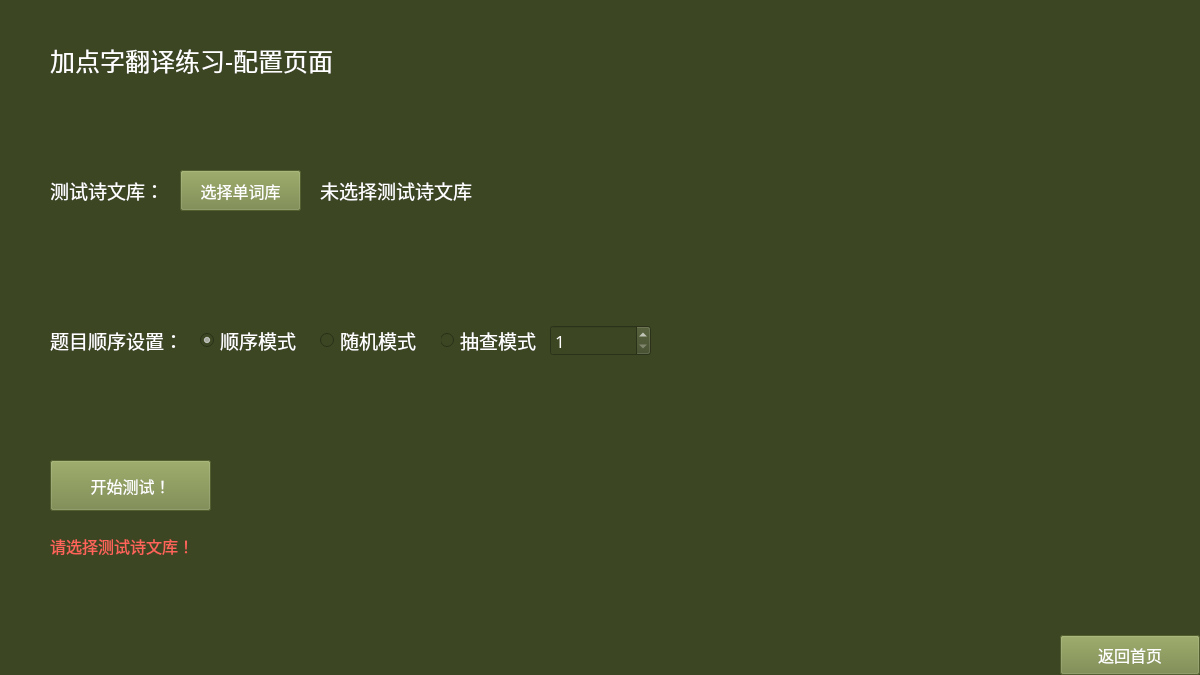
<?xml version="1.0" encoding="UTF-8"?>
<ui version="4.0">
 <class>TranWordMenu</class>
 <widget class="QFrame" name="TranWordMenu">
  <property name="geometry">
   <rect>
    <x>0</x>
    <y>0</y>
    <width>1200</width>
    <height>675</height>
   </rect>
  </property>
  <property name="windowTitle">
   <string>Frame</string>
  </property>
  <property name="styleSheet">
   <string notr="true">background-color: rgb(60, 70, 35);</string>
  </property>
  <widget class="QLabel" name="labelTitle">
   <property name="geometry">
    <rect>
     <x>50</x>
     <y>30</y>
     <width>471</width>
     <height>61</height>
    </rect>
   </property>
   <property name="font">
    <font>
     <family>等线</family>
     <pointsize>19</pointsize>
    </font>
   </property>
   <property name="styleSheet">
    <string notr="true">color: rgb(255, 255, 255);</string>
   </property>
   <property name="text">
    <string>加点字翻译练习-配置页面</string>
   </property>
  </widget>
  <widget class="QPushButton" name="pushButtonExit">
   <property name="geometry">
    <rect>
     <x>1060</x>
     <y>635</y>
     <width>140</width>
     <height>40</height>
    </rect>
   </property>
   <property name="font">
    <font>
     <family>等线</family>
     <pointsize>12</pointsize>
    </font>
   </property>
   <property name="focusPolicy">
    <enum>Qt::NoFocus</enum>
   </property>
   <property name="styleSheet">
    <string notr="true">background-color: rgb(117, 133, 67);
color: rgb(255, 255, 255);</string>
   </property>
   <property name="text">
    <string>返回首页</string>
   </property>
  </widget>
  <widget class="QPushButton" name="pushButtonStart">
   <property name="geometry">
    <rect>
     <x>50</x>
     <y>460</y>
     <width>161</width>
     <height>51</height>
    </rect>
   </property>
   <property name="font">
    <font>
     <family>等线</family>
     <pointsize>12</pointsize>
    </font>
   </property>
   <property name="focusPolicy">
    <enum>Qt::NoFocus</enum>
   </property>
   <property name="styleSheet">
    <string notr="true">background-color: rgb(117, 133, 67);
color: rgb(255, 255, 255);</string>
   </property>
   <property name="text">
    <string>开始测试！</string>
   </property>
  </widget>
  <widget class="QLabel" name="labelFailed">
   <property name="geometry">
    <rect>
     <x>50</x>
     <y>530</y>
     <width>441</width>
     <height>31</height>
    </rect>
   </property>
   <property name="font">
    <font>
     <family>等线</family>
     <pointsize>12</pointsize>
    </font>
   </property>
   <property name="styleSheet">
    <string notr="true">color: rgb(255, 100, 90);</string>
   </property>
   <property name="text">
    <string>请选择测试诗文库！</string>
   </property>
  </widget>
  <widget class="QRadioButton" name="radioButtonOrdered">
   <property name="geometry">
    <rect>
     <x>200</x>
     <y>325</y>
     <width>121</width>
     <height>31</height>
    </rect>
   </property>
   <property name="font">
    <font>
     <family>等线</family>
     <pointsize>14</pointsize>
    </font>
   </property>
   <property name="focusPolicy">
    <enum>Qt::NoFocus</enum>
   </property>
   <property name="styleSheet">
    <string notr="true">color: rgb(255, 255, 255);</string>
   </property>
   <property name="text">
    <string>顺序模式</string>
   </property>
   <property name="checked">
    <bool>true</bool>
   </property>
   <property name="autoExclusive">
    <bool>true</bool>
   </property>
  </widget>
  <widget class="QLabel" name="labelTestInfo">
   <property name="geometry">
    <rect>
     <x>320</x>
     <y>170</y>
     <width>551</width>
     <height>41</height>
    </rect>
   </property>
   <property name="font">
    <font>
     <family>等线</family>
     <pointsize>14</pointsize>
    </font>
   </property>
   <property name="styleSheet">
    <string notr="true">color: rgb(255, 255, 255);</string>
   </property>
   <property name="text">
    <string>未选择测试诗文库</string>
   </property>
  </widget>
  <widget class="QRadioButton" name="radioButtonSelect">
   <property name="geometry">
    <rect>
     <x>440</x>
     <y>325</y>
     <width>101</width>
     <height>31</height>
    </rect>
   </property>
   <property name="font">
    <font>
     <family>等线</family>
     <pointsize>14</pointsize>
    </font>
   </property>
   <property name="focusPolicy">
    <enum>Qt::NoFocus</enum>
   </property>
   <property name="styleSheet">
    <string notr="true">color: rgb(255, 255, 255);</string>
   </property>
   <property name="text">
    <string>抽查模式</string>
   </property>
   <property name="checked">
    <bool>false</bool>
   </property>
  </widget>
  <widget class="QRadioButton" name="radioButtonRandom">
   <property name="geometry">
    <rect>
     <x>320</x>
     <y>325</y>
     <width>121</width>
     <height>31</height>
    </rect>
   </property>
   <property name="font">
    <font>
     <family>等线</family>
     <pointsize>14</pointsize>
    </font>
   </property>
   <property name="focusPolicy">
    <enum>Qt::NoFocus</enum>
   </property>
   <property name="styleSheet">
    <string notr="true">color: rgb(255, 255, 255);</string>
   </property>
   <property name="text">
    <string>随机模式</string>
   </property>
   <property name="checked">
    <bool>false</bool>
   </property>
  </widget>
  <widget class="QPushButton" name="pushButtonTest">
   <property name="geometry">
    <rect>
     <x>180</x>
     <y>170</y>
     <width>121</width>
     <height>41</height>
    </rect>
   </property>
   <property name="font">
    <font>
     <family>等线</family>
     <pointsize>12</pointsize>
    </font>
   </property>
   <property name="focusPolicy">
    <enum>Qt::NoFocus</enum>
   </property>
   <property name="styleSheet">
    <string notr="true">background-color: rgb(117, 133, 67);
color: rgb(255, 255, 255);</string>
   </property>
   <property name="text">
    <string>选择单词库</string>
   </property>
  </widget>
  <widget class="QLabel" name="labelTest">
   <property name="geometry">
    <rect>
     <x>50</x>
     <y>170</y>
     <width>121</width>
     <height>41</height>
    </rect>
   </property>
   <property name="font">
    <font>
     <family>等线</family>
     <pointsize>14</pointsize>
    </font>
   </property>
   <property name="styleSheet">
    <string notr="true">color: rgb(255, 255, 255);</string>
   </property>
   <property name="text">
    <string>测试诗文库：</string>
   </property>
  </widget>
  <widget class="QSpinBox" name="spinBoxSelect">
   <property name="geometry">
    <rect>
     <x>550</x>
     <y>325</y>
     <width>101</width>
     <height>31</height>
    </rect>
   </property>
   <property name="font">
    <font>
     <family>等线</family>
     <pointsize>13</pointsize>
    </font>
   </property>
   <property name="focusPolicy">
    <enum>Qt::NoFocus</enum>
   </property>
   <property name="styleSheet">
    <string notr="true">color: rgb(255, 255, 255);</string>
   </property>
   <property name="minimum">
    <number>1</number>
   </property>
   <property name="maximum">
    <number>10000</number>
   </property>
   <property name="singleStep">
    <number>10</number>
   </property>
  </widget>
  <widget class="QLabel" name="labelOrder">
   <property name="geometry">
    <rect>
     <x>50</x>
     <y>320</y>
     <width>131</width>
     <height>41</height>
    </rect>
   </property>
   <property name="font">
    <font>
     <family>等线</family>
     <pointsize>14</pointsize>
    </font>
   </property>
   <property name="styleSheet">
    <string notr="true">color: rgb(255, 255, 255);</string>
   </property>
   <property name="text">
    <string>题目顺序设置：</string>
   </property>
  </widget>
 </widget>
 <resources/>
 <connections/>
</ui>
